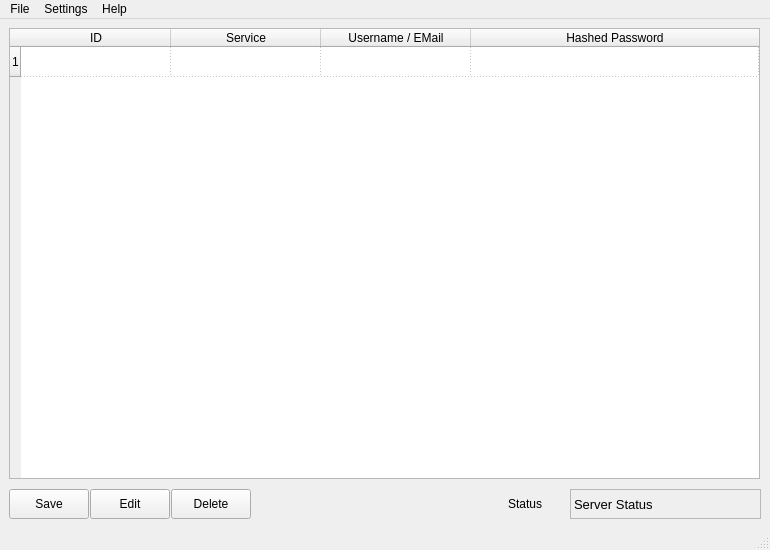
<?xml version="1.0" encoding="UTF-8"?>
<ui version="4.0">
 <class>KeyRing</class>
 <widget class="QMainWindow" name="KeyRing">
  <property name="windowModality">
   <enum>Qt::ApplicationModal</enum>
  </property>
  <property name="geometry">
   <rect>
    <x>0</x>
    <y>0</y>
    <width>770</width>
    <height>550</height>
   </rect>
  </property>
  <property name="minimumSize">
   <size>
    <width>770</width>
    <height>550</height>
   </size>
  </property>
  <property name="maximumSize">
   <size>
    <width>770</width>
    <height>550</height>
   </size>
  </property>
  <property name="windowTitle">
   <string>KeyRing</string>
  </property>
  <property name="autoFillBackground">
   <bool>true</bool>
  </property>
  <widget class="QWidget" name="centralWidget">
   <widget class="QTableWidget" name="tableWidget">
    <property name="enabled">
     <bool>true</bool>
    </property>
    <property name="geometry">
     <rect>
      <x>9</x>
      <y>9</y>
      <width>751</width>
      <height>451</height>
     </rect>
    </property>
    <property name="sizePolicy">
     <sizepolicy hsizetype="Minimum" vsizetype="Expanding">
      <horstretch>0</horstretch>
      <verstretch>0</verstretch>
     </sizepolicy>
    </property>
    <property name="maximumSize">
     <size>
      <width>751</width>
      <height>16777215</height>
     </size>
    </property>
    <property name="sizeAdjustPolicy">
     <enum>QAbstractScrollArea::AdjustToContents</enum>
    </property>
    <property name="editTriggers">
     <set>QAbstractItemView::NoEditTriggers</set>
    </property>
    <property name="alternatingRowColors">
     <bool>true</bool>
    </property>
    <property name="gridStyle">
     <enum>Qt::DotLine</enum>
    </property>
    <property name="sortingEnabled">
     <bool>true</bool>
    </property>
    <property name="rowCount">
     <number>1</number>
    </property>
    <attribute name="horizontalHeaderVisible">
     <bool>true</bool>
    </attribute>
    <attribute name="horizontalHeaderCascadingSectionResizes">
     <bool>true</bool>
    </attribute>
    <attribute name="horizontalHeaderDefaultSectionSize">
     <number>150</number>
    </attribute>
    <attribute name="horizontalHeaderHighlightSections">
     <bool>true</bool>
    </attribute>
    <attribute name="horizontalHeaderMinimumSectionSize">
     <number>30</number>
    </attribute>
    <attribute name="horizontalHeaderShowSortIndicator" stdset="0">
     <bool>true</bool>
    </attribute>
    <attribute name="horizontalHeaderStretchLastSection">
     <bool>true</bool>
    </attribute>
    <attribute name="verticalHeaderVisible">
     <bool>true</bool>
    </attribute>
    <attribute name="verticalHeaderCascadingSectionResizes">
     <bool>true</bool>
    </attribute>
    <attribute name="verticalHeaderHighlightSections">
     <bool>true</bool>
    </attribute>
    <attribute name="verticalHeaderMinimumSectionSize">
     <number>30</number>
    </attribute>
    <attribute name="verticalHeaderShowSortIndicator" stdset="0">
     <bool>true</bool>
    </attribute>
    <attribute name="verticalHeaderStretchLastSection">
     <bool>false</bool>
    </attribute>
    <row/>
    <column>
     <property name="text">
      <string>ID</string>
     </property>
     <property name="toolTip">
      <string>&lt;html&gt;&lt;head/&gt;&lt;body&gt;&lt;p&gt;Name of Service or Web Panel etc. that use this password.&lt;/p&gt;&lt;/body&gt;&lt;/html&gt;</string>
     </property>
    </column>
    <column>
     <property name="text">
      <string>Service</string>
     </property>
     <property name="toolTip">
      <string>&lt;html&gt;&lt;head/&gt;&lt;body&gt;&lt;p&gt;Login or Email that uses recent Service or Web Panel etc.&lt;/p&gt;&lt;/body&gt;&lt;/html&gt;</string>
     </property>
    </column>
    <column>
     <property name="text">
      <string>Username / EMail</string>
     </property>
     <property name="toolTip">
      <string>&lt;html&gt;&lt;head/&gt;&lt;body&gt;&lt;p&gt;Username or Email that uses Service or Web Panel etc.&lt;/p&gt;&lt;/body&gt;&lt;/html&gt;</string>
     </property>
    </column>
    <column>
     <property name="text">
      <string>Hashed Password</string>
     </property>
     <property name="toolTip">
      <string>&lt;html&gt;&lt;head/&gt;&lt;body&gt;&lt;p&gt;Hashed password with Specified earlier Salt Hash.&lt;/p&gt;&lt;/body&gt;&lt;/html&gt;</string>
     </property>
    </column>
    <item row="0" column="0">
     <property name="text">
      <string/>
     </property>
     <property name="flags">
      <set>NoItemFlags</set>
     </property>
    </item>
   </widget>
   <widget class="QPushButton" name="Save">
    <property name="geometry">
     <rect>
      <x>9</x>
      <y>470</y>
      <width>80</width>
      <height>30</height>
     </rect>
    </property>
    <property name="sizePolicy">
     <sizepolicy hsizetype="Minimum" vsizetype="Expanding">
      <horstretch>0</horstretch>
      <verstretch>0</verstretch>
     </sizepolicy>
    </property>
    <property name="text">
     <string>Save</string>
    </property>
   </widget>
   <widget class="QPushButton" name="Edit">
    <property name="geometry">
     <rect>
      <x>90</x>
      <y>470</y>
      <width>80</width>
      <height>30</height>
     </rect>
    </property>
    <property name="sizePolicy">
     <sizepolicy hsizetype="Minimum" vsizetype="Expanding">
      <horstretch>0</horstretch>
      <verstretch>0</verstretch>
     </sizepolicy>
    </property>
    <property name="text">
     <string>Edit</string>
    </property>
   </widget>
   <widget class="QPushButton" name="Delete">
    <property name="geometry">
     <rect>
      <x>171</x>
      <y>470</y>
      <width>80</width>
      <height>30</height>
     </rect>
    </property>
    <property name="sizePolicy">
     <sizepolicy hsizetype="Minimum" vsizetype="Expanding">
      <horstretch>0</horstretch>
      <verstretch>0</verstretch>
     </sizepolicy>
    </property>
    <property name="text">
     <string>Delete</string>
    </property>
   </widget>
   <widget class="QLabel" name="statusLabel">
    <property name="geometry">
     <rect>
      <x>570</x>
      <y>470</y>
      <width>191</width>
      <height>30</height>
     </rect>
    </property>
    <property name="sizePolicy">
     <sizepolicy hsizetype="Preferred" vsizetype="Expanding">
      <horstretch>0</horstretch>
      <verstretch>0</verstretch>
     </sizepolicy>
    </property>
    <property name="font">
     <font>
      <pointsize>10</pointsize>
     </font>
    </property>
    <property name="frameShape">
     <enum>QFrame::StyledPanel</enum>
    </property>
    <property name="frameShadow">
     <enum>QFrame::Raised</enum>
    </property>
    <property name="text">
     <string>Server Status</string>
    </property>
    <property name="buddy">
     <cstring></cstring>
    </property>
   </widget>
   <widget class="QLabel" name="status">
    <property name="geometry">
     <rect>
      <x>508</x>
      <y>470</y>
      <width>59</width>
      <height>30</height>
     </rect>
    </property>
    <property name="sizePolicy">
     <sizepolicy hsizetype="Preferred" vsizetype="Expanding">
      <horstretch>0</horstretch>
      <verstretch>0</verstretch>
     </sizepolicy>
    </property>
    <property name="text">
     <string>Status</string>
    </property>
   </widget>
  </widget>
  <widget class="QMenuBar" name="menuBar">
   <property name="geometry">
    <rect>
     <x>0</x>
     <y>0</y>
     <width>770</width>
     <height>20</height>
    </rect>
   </property>
   <widget class="QMenu" name="menuFile">
    <property name="title">
     <string>File</string>
    </property>
    <addaction name="actionSave"/>
    <addaction name="actionSettings"/>
    <addaction name="separator"/>
    <addaction name="actionExit"/>
   </widget>
   <widget class="QMenu" name="menuSettings">
    <property name="title">
     <string>Settings</string>
    </property>
    <addaction name="actionGeneral_Settings"/>
   </widget>
   <widget class="QMenu" name="menuAbout">
    <property name="title">
     <string>Help</string>
    </property>
    <addaction name="actionAbout"/>
   </widget>
   <addaction name="menuFile"/>
   <addaction name="menuSettings"/>
   <addaction name="menuAbout"/>
  </widget>
  <widget class="QStatusBar" name="statusBar"/>
  <action name="actionSave">
   <property name="text">
    <string>Save</string>
   </property>
   <property name="shortcut">
    <string>Ctrl+S</string>
   </property>
  </action>
  <action name="actionSettings">
   <property name="text">
    <string>Settings</string>
   </property>
   <property name="shortcut">
    <string>Ctrl+E</string>
   </property>
  </action>
  <action name="actionExit">
   <property name="text">
    <string>Exit</string>
   </property>
   <property name="shortcut">
    <string>Ctrl+Q</string>
   </property>
  </action>
  <action name="actionGeneral_Settings">
   <property name="text">
    <string>General Settings</string>
   </property>
  </action>
  <action name="actionAbout">
   <property name="text">
    <string>About</string>
   </property>
  </action>
 </widget>
 <layoutdefault spacing="6" margin="11"/>
 <resources/>
 <connections/>
</ui>
